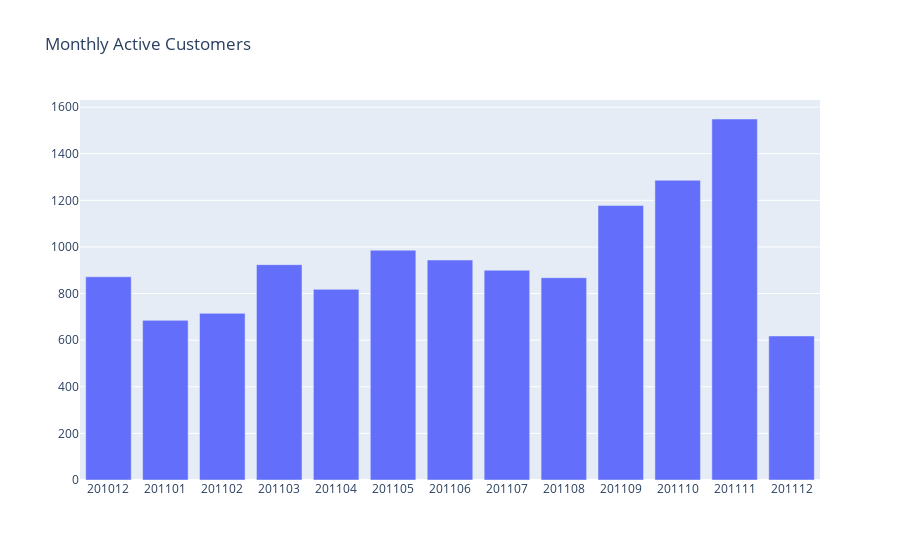

The notebook cell this image was saved under:
### Code cell
fig = go.Figure(data=plot_data, layout=plot_layout)
pyoff.iplot(fig)

### Figure 1 — Plotly figure (JSON) as saved in the notebook; plotly's stock layout.template omitted (floating-point values rounded to 4 significant figures)
{"data": [{"type": "bar", "x": [201012, 201101, 201102, 201103, 201104, 201105, 201106, 201107, 201108, 201109, 201110, 201111, 201112], "y": [872, 685, 715, 924, 818, 986, 944, 900, 868, 1178, 1286, 1549, 618]}], "layout": {"title": {"text": "Monthly Active Customers"}, "xaxis": {"type": "category"}}}
